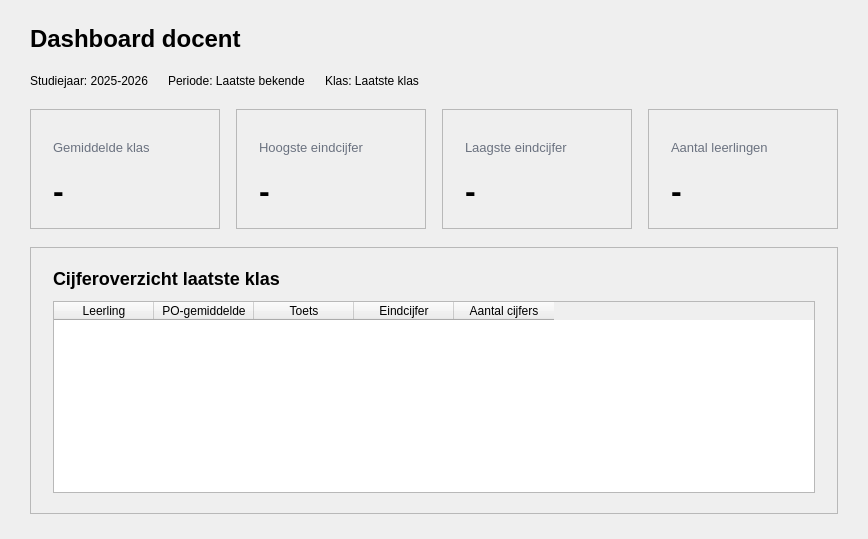
        <widget class="QWidget" name="pagina_dashboard">
         <layout class="QVBoxLayout" name="layout_dashboard">
          <property name="spacing">
           <number>18</number>
          </property>
          <property name="leftMargin">
           <number>30</number>
          </property>
          <property name="topMargin">
           <number>25</number>
          </property>
          <property name="rightMargin">
           <number>30</number>
          </property>
          <property name="bottomMargin">
           <number>25</number>
          </property>
          <item>
           <widget class="QLabel" name="lbl_dashboard_titel">
            <property name="styleSheet">
             <string notr="true">font-size: 24px; font-weight: bold;</string>
            </property>
            <property name="text">
             <string>Dashboard docent</string>
            </property>
           </widget>
          </item>
          <item>
           <widget class="QFrame" name="paneel_dashboard_info">
            <property name="frameShape">
             <enum>QFrame::Shape::NoFrame</enum>
            </property>
            <layout class="QHBoxLayout" name="layout_dashboard_info">
             <property name="spacing">
              <number>20</number>
             </property>
             <property name="leftMargin">
              <number>0</number>
             </property>
             <property name="topMargin">
              <number>0</number>
             </property>
             <property name="rightMargin">
              <number>0</number>
             </property>
             <property name="bottomMargin">
              <number>0</number>
             </property>
             <item>
              <widget class="QLabel" name="lbl_dashboard_studiejaar">
               <property name="text">
                <string>Studiejaar: 2025-2026</string>
               </property>
              </widget>
             </item>
             <item>
              <widget class="QLabel" name="lbl_dashboard_periode">
               <property name="text">
                <string>Periode: Laatste bekende</string>
               </property>
              </widget>
             </item>
             <item>
              <widget class="QLabel" name="lbl_dashboard_klas">
               <property name="text">
                <string>Klas: Laatste klas</string>
               </property>
              </widget>
             </item>
             <item>
              <spacer name="spacer_dashboard_info_rechts">
               <property name="orientation">
                <enum>Qt::Orientation::Horizontal</enum>
               </property>
               <property name="sizeHint" stdset="0">
                <size>
                 <width>40</width>
                 <height>20</height>
                </size>
               </property>
              </spacer>
             </item>
            </layout>
           </widget>
          </item>
          <item>
           <widget class="QFrame" name="container_kaarten">
            <property name="minimumSize">
             <size>
              <width>0</width>
              <height>120</height>
             </size>
            </property>
            <property name="maximumSize">
             <size>
              <width>16777215</width>
              <height>200</height>
             </size>
            </property>
            <property name="frameShape">
             <enum>QFrame::Shape::NoFrame</enum>
            </property>
            <layout class="QHBoxLayout" name="layout_kaarten">
             <property name="spacing">
              <number>16</number>
             </property>
             <property name="leftMargin">
              <number>0</number>
             </property>
             <property name="topMargin">
              <number>0</number>
             </property>
             <property name="rightMargin">
              <number>0</number>
             </property>
             <property name="bottomMargin">
              <number>0</number>
             </property>
             <item>
              <widget class="QFrame" name="kaart_klas_gemiddelde">
               <property name="minimumSize">
                <size>
                 <width>190</width>
                 <height>0</height>
                </size>
               </property>
               <property name="frameShape">
                <enum>QFrame::Shape::StyledPanel</enum>
               </property>
               <layout class="QVBoxLayout" name="layout_kaart_klas_gemiddelde">
                <property name="leftMargin">
                 <number>22</number>
                </property>
                <property name="topMargin">
                 <number>18</number>
                </property>
                <property name="rightMargin">
                 <number>22</number>
                </property>
                <property name="bottomMargin">
                 <number>18</number>
                </property>
                <item>
                 <widget class="QLabel" name="lbl_klas_gemiddelde_titel">
                  <property name="styleSheet">
                   <string notr="true">color: #6b7280; font-size: 13px;</string>
                  </property>
                  <property name="text">
                   <string>Gemiddelde klas</string>
                  </property>
                 </widget>
                </item>
                <item>
                 <widget class="QLabel" name="lbl_klas_gemiddelde_waarde">
                  <property name="styleSheet">
                   <string notr="true">font-size: 32px; font-weight: bold;</string>
                  </property>
                  <property name="text">
                   <string>-</string>
                  </property>
                 </widget>
                </item>
               </layout>
              </widget>
             </item>
             <item>
              <widget class="QFrame" name="kaart_hoogste_eindcijfer">
               <property name="minimumSize">
                <size>
                 <width>190</width>
                 <height>0</height>
                </size>
               </property>
               <property name="frameShape">
                <enum>QFrame::Shape::StyledPanel</enum>
               </property>
               <layout class="QVBoxLayout" name="layout_kaart_hoogste">
                <property name="leftMargin">
                 <number>22</number>
                </property>
                <property name="topMargin">
                 <number>18</number>
                </property>
                <property name="rightMargin">
                 <number>22</number>
                </property>
                <property name="bottomMargin">
                 <number>18</number>
                </property>
                <item>
                 <widget class="QLabel" name="lbl_hoogste_eindcijfer_titel">
                  <property name="styleSheet">
                   <string notr="true">color: #6b7280; font-size: 13px;</string>
                  </property>
                  <property name="text">
                   <string>Hoogste eindcijfer</string>
                  </property>
                 </widget>
                </item>
                <item>
                 <widget class="QLabel" name="lbl_hoogste_eindcijfer_waarde">
                  <property name="styleSheet">
                   <string notr="true">font-size: 32px; font-weight: bold;</string>
                  </property>
                  <property name="text">
                   <string>-</string>
                  </property>
                 </widget>
                </item>
               </layout>
              </widget>
             </item>
             <item>
              <widget class="QFrame" name="kaart_laagste_eindcijfer">
               <property name="minimumSize">
                <size>
                 <width>190</width>
                 <height>0</height>
                </size>
               </property>
               <property name="frameShape">
                <enum>QFrame::Shape::StyledPanel</enum>
               </property>
               <layout class="QVBoxLayout" name="layout_kaart_laagste">
                <property name="leftMargin">
                 <number>22</number>
                </property>
                <property name="topMargin">
                 <number>18</number>
                </property>
                <property name="rightMargin">
                 <number>22</number>
                </property>
                <property name="bottomMargin">
                 <number>18</number>
                </property>
                <item>
                 <widget class="QLabel" name="lbl_laagste_eindcijfer_titel">
                  <property name="styleSheet">
                   <string notr="true">color: #6b7280; font-size: 13px;</string>
                  </property>
                  <property name="text">
                   <string>Laagste eindcijfer</string>
                  </property>
                 </widget>
                </item>
                <item>
                 <widget class="QLabel" name="lbl_laagste_eindcijfer_waarde">
                  <property name="styleSheet">
                   <string notr="true">font-size: 32px; font-weight: bold;</string>
                  </property>
                  <property name="text">
                   <string>-</string>
                  </property>
                 </widget>
                </item>
               </layout>
              </widget>
             </item>
             <item>
              <widget class="QFrame" name="kaart_aantal_leerlingen">
               <property name="minimumSize">
                <size>
                 <width>190</width>
                 <height>0</height>
                </size>
               </property>
               <property name="frameShape">
                <enum>QFrame::Shape::StyledPanel</enum>
               </property>
               <layout class="QVBoxLayout" name="layout_kaart_aantal_leerlingen">
                <property name="leftMargin">
                 <number>22</number>
                </property>
                <property name="topMargin">
                 <number>18</number>
                </property>
                <property name="rightMargin">
                 <number>22</number>
                </property>
                <property name="bottomMargin">
                 <number>18</number>
                </property>
                <item>
                 <widget class="QLabel" name="lbl_aantal_leerlingen_titel">
                  <property name="styleSheet">
                   <string notr="true">color: #6b7280; font-size: 13px;</string>
                  </property>
                  <property name="text">
                   <string>Aantal leerlingen</string>
                  </property>
                 </widget>
                </item>
                <item>
                 <widget class="QLabel" name="lbl_aantal_leerlingen_waarde">
                  <property name="styleSheet">
                   <string notr="true">font-size: 32px; font-weight: bold;</string>
                  </property>
                  <property name="text">
                   <string>-</string>
                  </property>
                 </widget>
                </item>
               </layout>
              </widget>
             </item>
            </layout>
           </widget>
          </item>
          <item>
           <widget class="QFrame" name="paneel_dashboard_cijfers">
            <property name="sizePolicy">
             <sizepolicy hsizetype="Expanding" vsizetype="Expanding">
              <horstretch>0</horstretch>
              <verstretch>0</verstretch>
             </sizepolicy>
            </property>
            <property name="frameShape">
             <enum>QFrame::Shape::StyledPanel</enum>
            </property>
            <layout class="QVBoxLayout" name="layout_paneel_dashboard_cijfers">
             <property name="spacing">
              <number>12</number>
             </property>
             <property name="leftMargin">
              <number>22</number>
             </property>
             <property name="topMargin">
              <number>20</number>
             </property>
             <property name="rightMargin">
              <number>22</number>
             </property>
             <property name="bottomMargin">
              <number>20</number>
             </property>
             <item>
              <widget class="QLabel" name="lbl_dashboard_cijfers_titel">
               <property name="styleSheet">
                <string notr="true">font-size: 18px; font-weight: bold;</string>
               </property>
               <property name="text">
                <string>Cijferoverzicht laatste klas</string>
               </property>
              </widget>
             </item>
             <item>
              <widget class="QTableWidget" name="tabel_dashboard_cijfers">
               <property name="rowCount">
                <number>0</number>
               </property>
               <property name="columnCount">
                <number>5</number>
               </property>
               <column>
                <property name="text">
                 <string>Leerling</string>
                </property>
               </column>
               <column>
                <property name="text">
                 <string>PO-gemiddelde</string>
                </property>
               </column>
               <column>
                <property name="text">
                 <string>Toets</string>
                </property>
               </column>
               <column>
                <property name="text">
                 <string>Eindcijfer</string>
                </property>
               </column>
               <column>
                <property name="text">
                 <string>Aantal cijfers</string>
                </property>
               </column>
              </widget>
             </item>
            </layout>
           </widget>
          </item>
         </layout>
        </widget>
